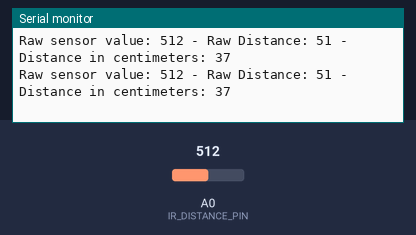
Bench run of a sketch on a simulated Arduino Uno, built with avr-gcc and run on an emulated ATmega328P. Parts: the last lines printed to the serial monitor. Inputs (shaded band) come from the test bench; at power-on: A0 (IR_DISTANCE_PIN) = 512.

Above: at 1.2 s.
1.3 s: A0 (IR_DISTANCE_PIN) set to 716
At 2.6 s:
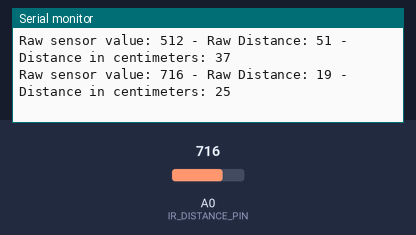
2.8 s: A0 (IR_DISTANCE_PIN) set to 900
At 3.6 s:
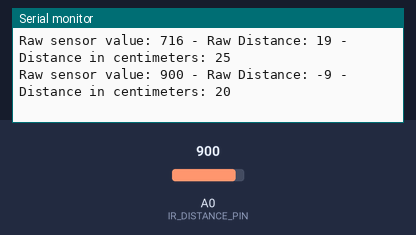
Timing chart, 0 to 5.8 s (numbered marks = the images above; inputs shaded):
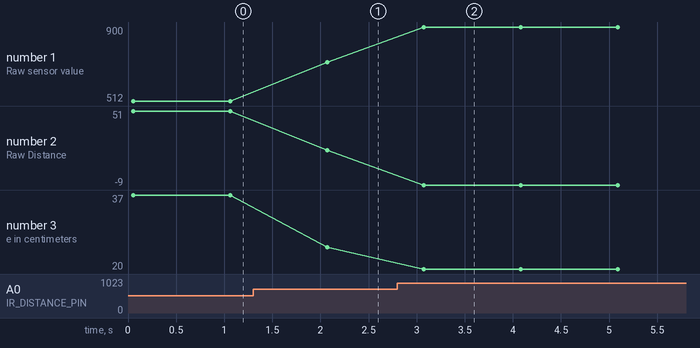

Measured:
- after the input at 1.3 s, the serial monitor: prints a new line after 0.77 s (image 1)
- after the input at 2.8 s, the serial monitor: prints a new line after 0.28 s (image 2)
- plotted number 1: 512 → 716 after the input at 1.3 s, 716 → 900 after the input at 2.8 s
- plotted number 2: 51 → 19 after the input at 1.3 s, 19 → -9 after the input at 2.8 s
- plotted number 3: 37 → 25 after the input at 1.3 s, 25 → 20 after the input at 2.8 s

The sketch:

UDOOGrove01_irDistance.ino
```cpp
#define IR_DISTANCE_PIN  A0
#define DIST_IN_TH       100
#define CYCLES_TH        4
#define IR_CLOSEST_VALUE 775
#define IR_FAREST_VALUE  200


void setup() {
  Serial.begin(9600);
  Serial.println("UDOO Grove Happy Lamp! Step O1: IR distance sensor");
}


void loop() {

  Serial.print("Raw sensor value: ");
  Serial.print( analogRead(IR_DISTANCE_PIN) );
  Serial.print(" - Raw Distance: ");
  Serial.print( getIrDistance(IR_DISTANCE_PIN) );
  Serial.print(" - Distance in centimeters: ");
  Serial.println( getIrDistanceInCm(IR_DISTANCE_PIN) );

  delay(1000);
}


// IR distance sensor methods
int getIrDistance(int pin){
  int a = analogRead(pin);
  return map(a, IR_CLOSEST_VALUE, IR_FAREST_VALUE, 10, 100);
}

// IR distance sensor methods
int getIrDistanceInCm(int pin){
  float volts = analogRead(pin)*0.00322265;
  float distance = 65*pow(volts, -1.10);
  return (int)distance;
}
```
